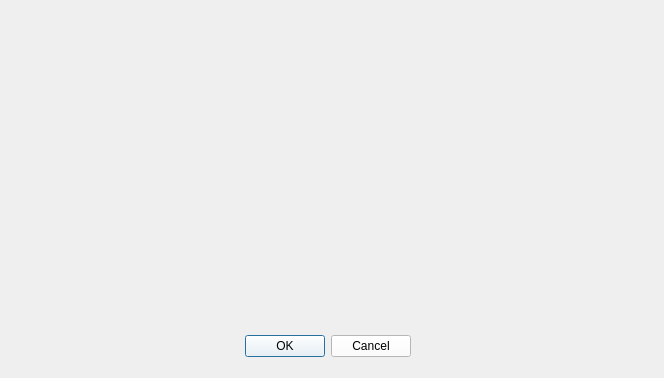
<?xml version="1.0" encoding="UTF-8"?>
<ui version="4.0">
 <class>Dialog</class>
 <widget class="QDialog" name="Dialog">
  <property name="geometry">
   <rect>
    <x>0</x>
    <y>0</y>
    <width>664</width>
    <height>378</height>
   </rect>
  </property>
  <property name="windowTitle">
   <string>Dialog</string>
  </property>
  <property name="styleSheet">
   <string notr="true">image: url(:/new/prefix1/crud/583453e9474c5 - Copie.jpg);</string>
  </property>
  <widget class="QDialogButtonBox" name="buttonBox">
   <property name="geometry">
    <rect>
     <x>70</x>
     <y>330</y>
     <width>341</width>
     <height>32</height>
    </rect>
   </property>
   <property name="styleSheet">
    <string notr="true">background-color: rgb(255, 255, 255);</string>
   </property>
   <property name="orientation">
    <enum>Qt::Horizontal</enum>
   </property>
   <property name="standardButtons">
    <set>QDialogButtonBox::Cancel|QDialogButtonBox::Ok</set>
   </property>
  </widget>
 </widget>
 <resources/>
 <connections>
  <connection>
   <sender>buttonBox</sender>
   <signal>accepted()</signal>
   <receiver>Dialog</receiver>
   <slot>accept()</slot>
   <hints>
    <hint type="sourcelabel">
     <x>248</x>
     <y>254</y>
    </hint>
    <hint type="destinationlabel">
     <x>157</x>
     <y>274</y>
    </hint>
   </hints>
  </connection>
  <connection>
   <sender>buttonBox</sender>
   <signal>rejected()</signal>
   <receiver>Dialog</receiver>
   <slot>reject()</slot>
   <hints>
    <hint type="sourcelabel">
     <x>316</x>
     <y>260</y>
    </hint>
    <hint type="destinationlabel">
     <x>286</x>
     <y>274</y>
    </hint>
   </hints>
  </connection>
 </connections>
</ui>
